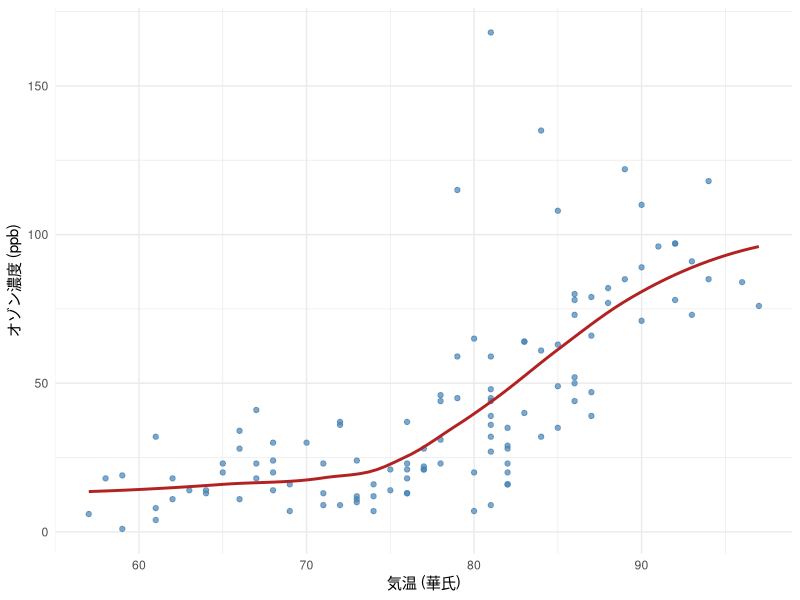

This chart was generated by the following R code:
## ---- chunk 1
#| label: setup
#| warning: false
#| message: false
library(ggplot2)
#### 図の中で日本語を使う準備(Windowsのみ)。これをしないと文字が四角になります
if (.Platform$OS.type == "windows") {
  windowsFonts(JP = windowsFont("Meiryo"))
  jpfont <- "JP"
} else jpfont <- ""
d <- subset(airquality, !is.na(Ozone) & !is.na(Temp))
nrow(d)
## ---- chunk 2
summary(d[, c("Ozone", "Temp")])
## ---- chunk 3
#| label: fig-ozone
#| fig-cap: "気温とオゾン濃度(ニューヨーク市, 1973年5〜9月)"
#| fig-width: 6
#| fig-height: 4
g <- ggplot(d, aes(x = Temp, y = Ozone)) +
  geom_point(colour = "steelblue", alpha = .7) +
  geom_smooth(method = "loess", formula = y ~ x, se = FALSE, colour = "firebrick") +
  labs(x = "気温 (華氏)", y = "オゾン濃度 (ppb)") +
  theme_minimal(base_size = 11) +
  theme(text = element_text(family = jpfont))
print(g)
